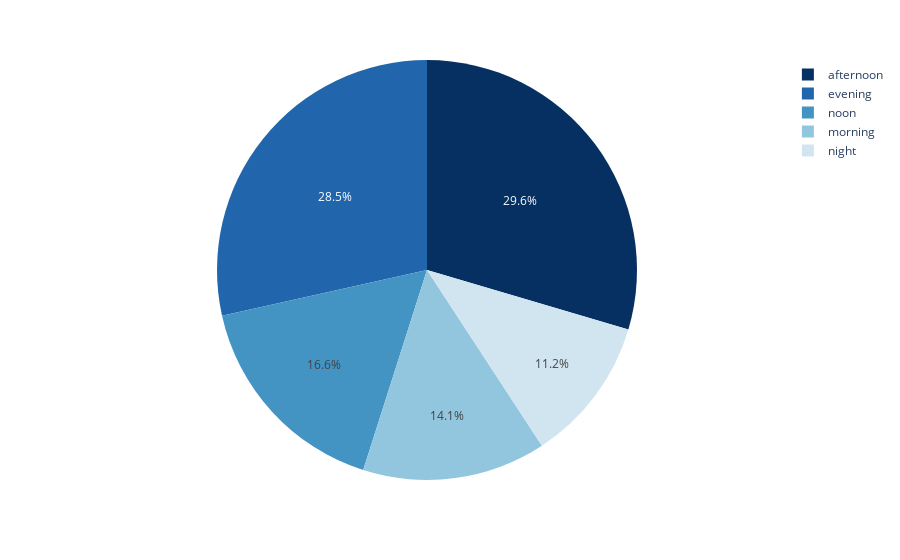

Here is the notebook cell this chart was saved with:
### Code cell
fig = px.pie(data_frame=data_time, values="week", names=data_time.index,color_discrete_sequence=px.colors.sequential.RdBu_r)
fig.show()

### Figure 1 — Plotly figure (JSON) as saved in the notebook; plotly's stock layout.template omitted (floating-point values rounded to 4 significant figures)
{"data": [{"domain": {"x": [0, 1], "y": [0, 1]}, "hovertemplate": "time_of_day=%{label}<br>week=%{value}<extra></extra>", "labels": ["night", "morning", "noon", "afternoon", "evening"], "legendgroup": "", "name": "", "showlegend": true, "type": "pie", "values": [7312, 9220, 10826, 19296, 18589]}], "layout": {"legend": {"tracegroupgap": 0}, "margin": {"t": 60}, "piecolorway": ["rgb(5,48,97)", "rgb(33,102,172)", "rgb(67,147,195)", "rgb(146,197,222)", "rgb(209,229,240)", "rgb(247,247,247)", "rgb(253,219,199)", "rgb(244,165,130)", "rgb(214,96,77)", "rgb(178,24,43)", "rgb(103,0,31)"]}}
